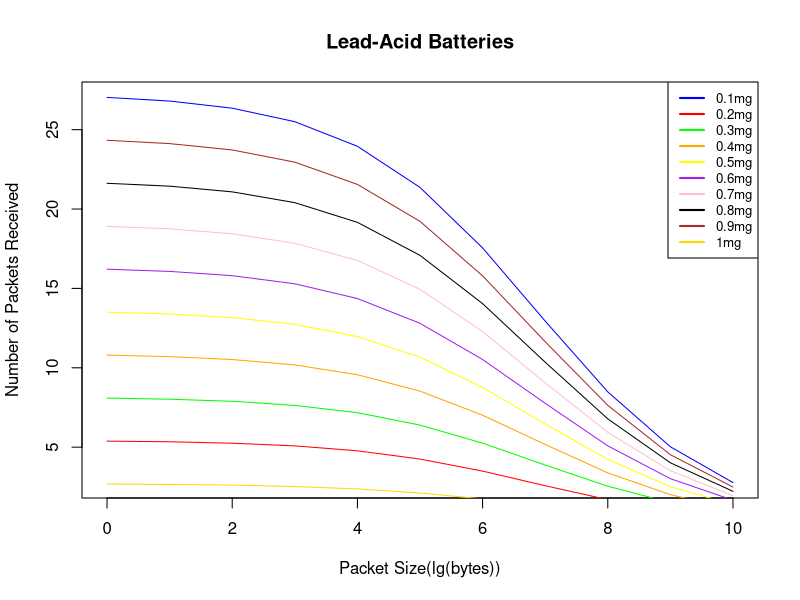
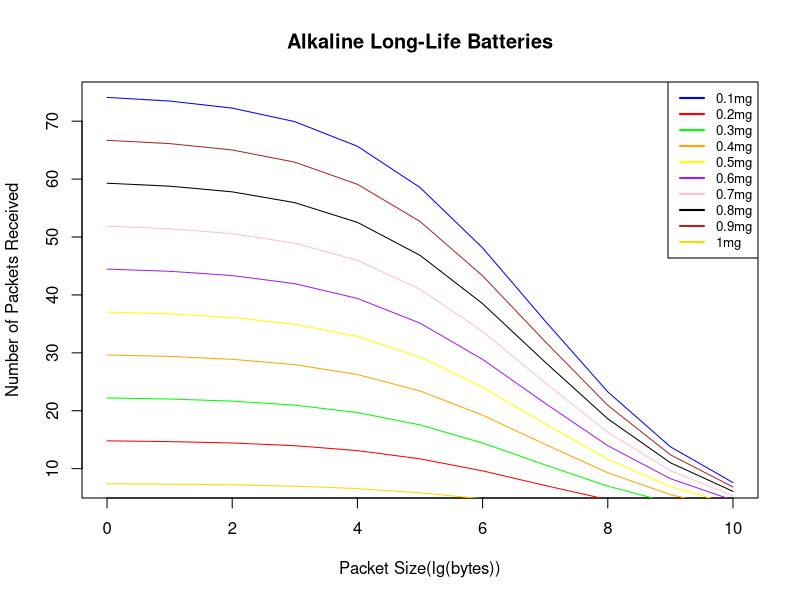
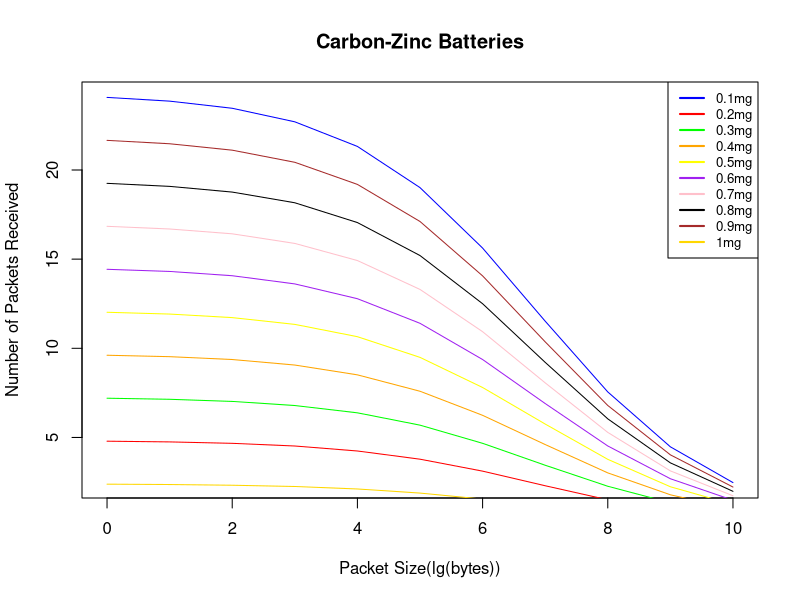
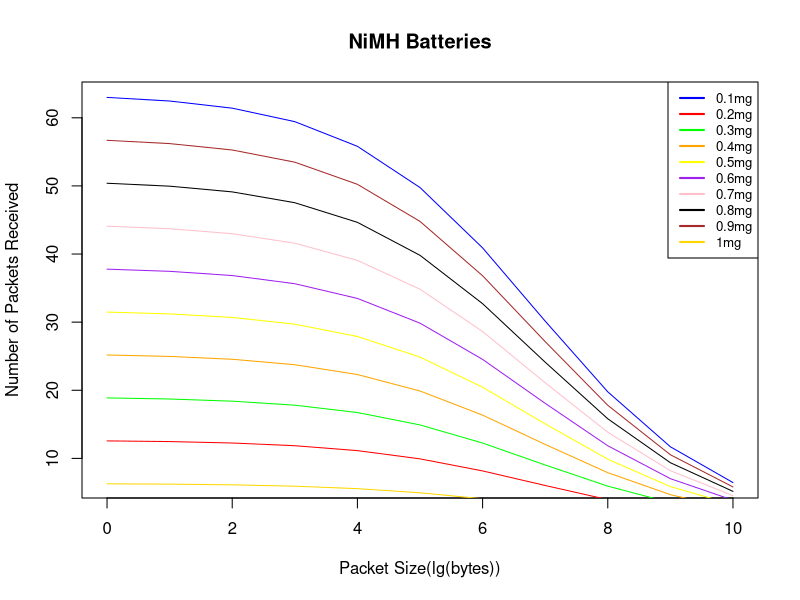
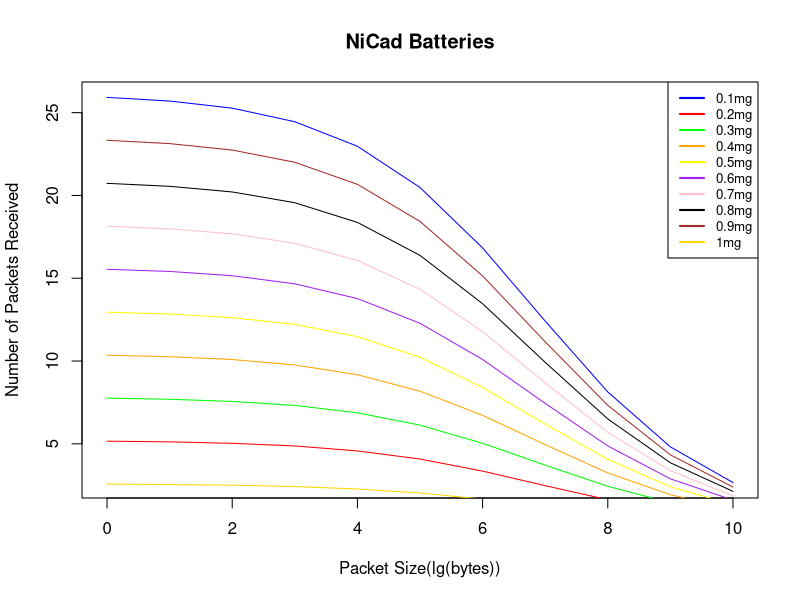
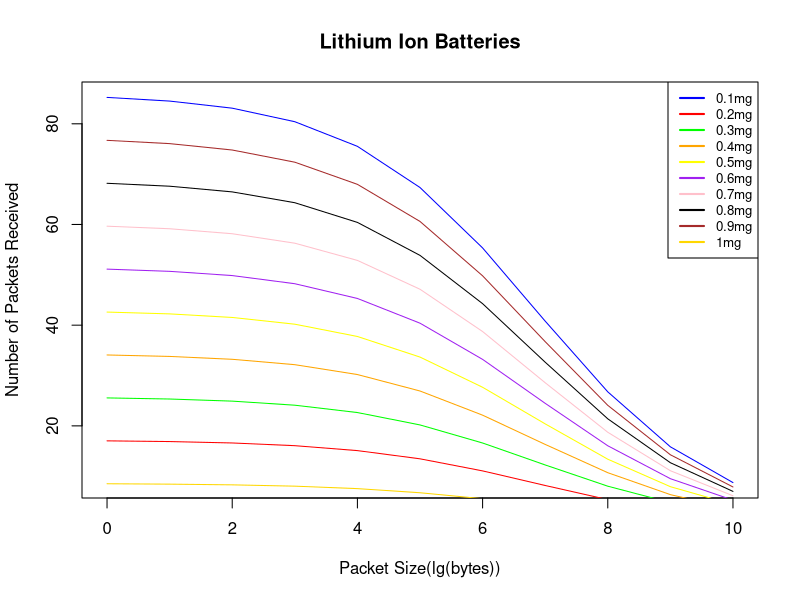
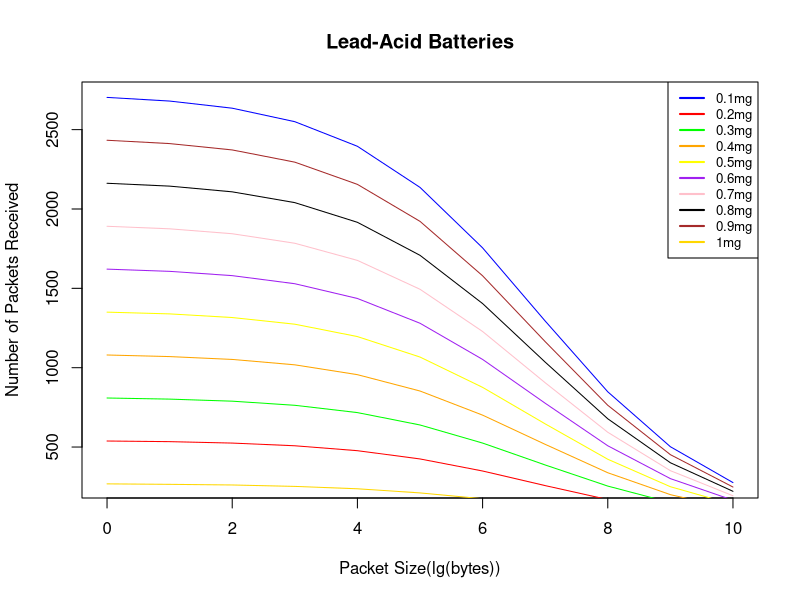
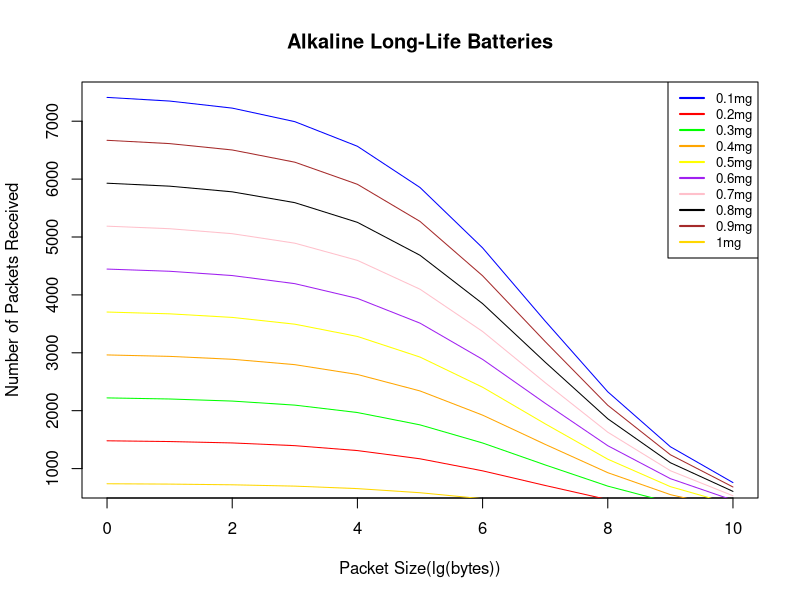

The R source for these figures, in order:

pdf("LDADFBAT.pdf")
clmns <- c("BatType","Weight","Energy","DrainTime","PktsSent","PktsSize")
df <- read.table("../../Data/PCwithVB.csv", header = FALSE, quote = "\"", sep = ",", col.names=clmns)
LeadAciddf <- df[df$BatType == 0,]
graph_cols <- c('blue','red', 'green', 'orange', 'yellow', 'purple', 'pink', 'black', 'brown','gold')
LDAdf1 <- LeadAciddf[LeadAciddf$Weight < 0.0000002, ]
LDAdf2 <- LeadAciddf[LeadAciddf$Weight < 0.0000003 & LeadAciddf$Weight > 0.0000002, ]
LDAdf3 <- LeadAciddf[LeadAciddf$Weight == 0.0000003, ]
LDAdf4 <- LeadAciddf[LeadAciddf$Weight < 0.00000049 & LeadAciddf$Weight >0.0000003 , ]
LDAdf5 <- LeadAciddf[LeadAciddf$Weight == 0.0000005, ]
LDAdf6 <- LeadAciddf[LeadAciddf$Weight == 0.0000006, ]
LDAdf7 <- LeadAciddf[LeadAciddf$Weight < 0.0000008 & LeadAciddf$Weight > 0.0000007, ]
LDAdf8 <- LeadAciddf[LeadAciddf$Weight < 0.0000009 & LeadAciddf$Weight > 0.0000008, ]
LDAdf9 <- LeadAciddf[LeadAciddf$Weight < 0.000001 & LeadAciddf$Weight > 0.0000009, ]
LDAdf10 <- LeadAciddf[LeadAciddf$Weight == 0.000001, ]
plot(x = log(LDAdf10$PktsSize)/log(2), y = LDAdf10$DrainTime, main = "Lead-Acid Batteries",xlab = "Packet Size(lg(bytes))", ylab = "Number of Packets Received", type = 'l', col = 'blue')
lines(x = log(LDAdf2$PktsSize)/log(2), y = LDAdf2$DrainTime, type = 'l', col = 'red')
lines(x = log(LDAdf3$PktsSize)/log(2), y = LDAdf3$DrainTime, type = 'l', col = 'green')
lines(x = log(LDAdf4$PktsSize)/log(2), y = LDAdf4$DrainTime, type = 'l', col = 'orange')
lines(x = log(LDAdf5$PktsSize)/log(2), y = LDAdf5$DrainTime, type = 'l', col = 'yellow')
lines(x = log(LDAdf6$PktsSize)/log(2), y = LDAdf6$DrainTime, type = 'l', col = 'purple')
lines(x = log(LDAdf7$PktsSize)/log(2), y = LDAdf7$DrainTime, type = 'l', col = 'pink')
lines(x = log(LDAdf8$PktsSize)/log(2), y = LDAdf8$DrainTime, type = 'l', col = 'black')
lines(x = log(LDAdf9$PktsSize)/log(2), y = LDAdf9$DrainTime, type = 'l', col = 'brown')
lines(x = log(LDAdf1$PktsSize)/log(2), y = LDAdf1$DrainTime, type = 'l', col = 'gold')
weights = c('0.1mg', '0.2mg', '0.3mg','0.4mg', '0.5mg', '0.6mg', '0.7mg','0.8mg', '0.9mg', '1mg')
legend("topright", weights, cex=0.8, col=graph_cols, lwd=2);
dev.off()
pdf("ALLiBAT.pdf")
ALLidf <- df[df$BatType == 1,]
ALLidf1 <- ALLidf[ALLidf$Weight < 0.0000002, ]
ALLidf2 <- ALLidf[ALLidf$Weight < 0.0000003 & ALLidf$Weight > 0.0000002, ]
ALLidf3 <- ALLidf[ALLidf$Weight == 0.0000003, ]
ALLidf4 <- ALLidf[ALLidf$Weight < 0.00000049 & ALLidf$Weight >0.0000003 , ]
ALLidf5 <- ALLidf[ALLidf$Weight == 0.0000005, ]
ALLidf6 <- ALLidf[ALLidf$Weight == 0.0000006, ]
ALLidf7 <- ALLidf[ALLidf$Weight < 0.0000008 & ALLidf$Weight > 0.0000007, ]
ALLidf8 <- ALLidf[ALLidf$Weight < 0.0000009 & ALLidf$Weight > 0.0000008, ]
ALLidf9 <- ALLidf[ALLidf$Weight < 0.000001 & ALLidf$Weight > 0.0000009, ]
ALLidf10 <- ALLidf[ALLidf$Weight == 0.000001, ]
plot(x = log(ALLidf10$PktsSize)/log(2), y = ALLidf10$DrainTime, main = "Alkaline Long-Life Batteries",xlab = "Packet Size(lg(bytes))", ylab = "Number of Packets Received", type = 'l', col = 'blue')
lines(x = log(ALLidf2$PktsSize)/log(2), y = ALLidf2$DrainTime, type = 'l', col = 'red')
lines(x = log(ALLidf3$PktsSize)/log(2), y = ALLidf3$DrainTime, type = 'l', col = 'green')
lines(x = log(ALLidf4$PktsSize)/log(2), y = ALLidf4$DrainTime, type = 'l', col = 'orange')
lines(x = log(ALLidf5$PktsSize)/log(2), y = ALLidf5$DrainTime, type = 'l', col = 'yellow')
lines(x = log(ALLidf6$PktsSize)/log(2), y = ALLidf6$DrainTime, type = 'l', col = 'purple')
lines(x = log(ALLidf7$PktsSize)/log(2), y = ALLidf7$DrainTime, type = 'l', col = 'pink')
lines(x = log(ALLidf8$PktsSize)/log(2), y = ALLidf8$DrainTime, type = 'l', col = 'black')
lines(x = log(ALLidf9$PktsSize)/log(2), y = ALLidf9$DrainTime, type = 'l', col = 'brown')
lines(x = log(ALLidf1$PktsSize)/log(2), y = ALLidf1$DrainTime, type = 'l', col = 'gold')
legend("topright", weights, cex=0.8, col=graph_cols, lwd=2);
dev.off()
pdf("CZBATnonl.pdf")
CZdf <- df[df$BatType == 2,]
CZdf1 <- CZdf[CZdf$Weight < 0.0000002, ]
CZdf2 <- CZdf[CZdf$Weight < 0.0000003 & CZdf$Weight > 0.0000002, ]
CZdf3 <- CZdf[CZdf$Weight == 0.0000003, ]
CZdf4 <- CZdf[CZdf$Weight < 0.00000049 & CZdf$Weight >0.0000003 , ]
CZdf5 <- CZdf[CZdf$Weight == 0.0000005, ]
CZdf6 <- CZdf[CZdf$Weight == 0.0000006, ]
CZdf7 <- CZdf[CZdf$Weight < 0.0000008 & CZdf$Weight > 0.0000007, ]
CZdf8 <- CZdf[CZdf$Weight < 0.0000009 & CZdf$Weight > 0.0000008, ]
CZdf9 <- CZdf[CZdf$Weight < 0.000001 & CZdf$Weight > 0.0000009, ]
CZdf10 <- CZdf[CZdf$Weight == 0.000001, ]
plot(x = log(CZdf10$PktsSize)/log(2), y = CZdf10$DrainTime, main = "Carbon-Zinc Batteries",xlab = "Packet Size(lg(bytes))", ylab = "Number of Packets Received", type = 'l', col = 'blue')
lines(x = log(CZdf2$PktsSize)/log(2), y = CZdf2$DrainTime, type = 'l', col = 'red')
lines(x = log(CZdf3$PktsSize)/log(2), y = CZdf3$DrainTime, type = 'l', col = 'green')
lines(x = log(CZdf4$PktsSize)/log(2), y = CZdf4$DrainTime, type = 'l', col = 'orange')
lines(x = log(CZdf5$PktsSize)/log(2), y = CZdf5$DrainTime, type = 'l', col = 'yellow')
lines(x = log(CZdf6$PktsSize)/log(2), y = CZdf6$DrainTime, type = 'l', col = 'purple')
lines(x = log(CZdf7$PktsSize)/log(2), y = CZdf7$DrainTime, type = 'l', col = 'pink')
lines(x = log(CZdf8$PktsSize)/log(2), y = CZdf8$DrainTime, type = 'l', col = 'black')
lines(x = log(CZdf9$PktsSize)/log(2), y = CZdf9$DrainTime, type = 'l', col = 'brown')
lines(x = log(CZdf1$PktsSize)/log(2), y = CZdf1$DrainTime, type = 'l', col = 'gold')
legend("topright", weights, cex=0.8, col=graph_cols, lwd=2);
dev.off()
pdf("NiMHBATnonl.pdf")
NiMHdf <- df[df$BatType == 3,]
NiMHdf1 <- NiMHdf[NiMHdf$Weight < 0.0000002, ]
NiMHdf2 <- NiMHdf[NiMHdf$Weight < 0.0000003 & NiMHdf$Weight > 0.0000002, ]
NiMHdf3 <- NiMHdf[NiMHdf$Weight == 0.0000003, ]
NiMHdf4 <- NiMHdf[NiMHdf$Weight < 0.00000049 & NiMHdf$Weight >0.0000003 , ]
NiMHdf5 <- NiMHdf[NiMHdf$Weight == 0.0000005, ]
NiMHdf6 <- NiMHdf[NiMHdf$Weight == 0.0000006, ]
NiMHdf7 <- NiMHdf[NiMHdf$Weight < 0.0000008 & NiMHdf$Weight > 0.0000007, ]
NiMHdf8 <- NiMHdf[NiMHdf$Weight < 0.0000009 & NiMHdf$Weight > 0.0000008, ]
NiMHdf9 <- NiMHdf[NiMHdf$Weight < 0.000001 & NiMHdf$Weight > 0.0000009, ]
NiMHdf10 <- NiMHdf[NiMHdf$Weight == 0.000001, ]
plot(x = log(NiMHdf10$PktsSize)/log(2), y = NiMHdf10$DrainTime, main = "NiMH Batteries",xlab = "Packet Size(lg(bytes))", ylab = "Number of Packets Received", type = 'l', col = 'blue')
lines(x = log(NiMHdf2$PktsSize)/log(2), y = NiMHdf2$DrainTime, type = 'l', col = 'red')
lines(x = log(NiMHdf3$PktsSize)/log(2), y = NiMHdf3$DrainTime, type = 'l', col = 'green')
lines(x = log(NiMHdf4$PktsSize)/log(2), y = NiMHdf4$DrainTime, type = 'l', col = 'orange')
lines(x = log(NiMHdf5$PktsSize)/log(2), y = NiMHdf5$DrainTime, type = 'l', col = 'yellow')
lines(x = log(NiMHdf6$PktsSize)/log(2), y = NiMHdf6$DrainTime, type = 'l', col = 'purple')
lines(x = log(NiMHdf7$PktsSize)/log(2), y = NiMHdf7$DrainTime, type = 'l', col = 'pink')
lines(x = log(NiMHdf8$PktsSize)/log(2), y = NiMHdf8$DrainTime, type = 'l', col = 'black')
lines(x = log(NiMHdf9$PktsSize)/log(2), y = NiMHdf9$DrainTime, type = 'l', col = 'brown')
lines(x = log(NiMHdf1$PktsSize)/log(2), y = NiMHdf1$DrainTime, type = 'l', col = 'gold')
legend("topright", weights, cex=0.8, col=graph_cols, lwd=2);
dev.off()
pdf("NiCadBATnonl.pdf")
NiCaddf <- df[df$BatType == 4,]
NiCaddf1 <- NiCaddf[NiCaddf$Weight < 0.0000002, ]
NiCaddf2 <- NiCaddf[NiCaddf$Weight < 0.0000003 & NiCaddf$Weight > 0.0000002, ]
NiCaddf3 <- NiCaddf[NiCaddf$Weight == 0.0000003, ]
NiCaddf4 <- NiCaddf[NiCaddf$Weight < 0.00000049 & NiCaddf$Weight >0.0000003 , ]
NiCaddf5 <- NiCaddf[NiCaddf$Weight == 0.0000005, ]
NiCaddf6 <- NiCaddf[NiCaddf$Weight == 0.0000006, ]
NiCaddf7 <- NiCaddf[NiCaddf$Weight < 0.0000008 & NiCaddf$Weight > 0.0000007, ]
NiCaddf8 <- NiCaddf[NiCaddf$Weight < 0.0000009 & NiCaddf$Weight > 0.0000008, ]
NiCaddf9 <- NiCaddf[NiCaddf$Weight < 0.000001 & NiCaddf$Weight > 0.0000009, ]
NiCaddf10 <- NiCaddf[NiCaddf$Weight == 0.000001, ]
plot(x = log(NiCaddf10$PktsSize)/log(2), y = NiCaddf10$DrainTime, main = "NiCad Batteries",xlab = "Packet Size(lg(bytes))", ylab = "Number of Packets Received", type = 'l', col = 'blue')
lines(x = log(NiCaddf2$PktsSize)/log(2), y = NiCaddf2$DrainTime, type = 'l', col = 'red')
lines(x = log(NiCaddf3$PktsSize)/log(2), y = NiCaddf3$DrainTime, type = 'l', col = 'green')
lines(x = log(NiCaddf4$PktsSize)/log(2), y = NiCaddf4$DrainTime, type = 'l', col = 'orange')
lines(x = log(NiCaddf5$PktsSize)/log(2), y = NiCaddf5$DrainTime, type = 'l', col = 'yellow')
lines(x = log(NiCaddf6$PktsSize)/log(2), y = NiCaddf6$DrainTime, type = 'l', col = 'purple')
lines(x = log(NiCaddf7$PktsSize)/log(2), y = NiCaddf7$DrainTime, type = 'l', col = 'pink')
lines(x = log(NiCaddf8$PktsSize)/log(2), y = NiCaddf8$DrainTime, type = 'l', col = 'black')
lines(x = log(NiCaddf9$PktsSize)/log(2), y = NiCaddf9$DrainTime, type = 'l', col = 'brown')
lines(x = log(NiCaddf1$PktsSize)/log(2), y = NiCaddf1$DrainTime, type = 'l', col = 'gold')
legend("topright", weights, cex=0.8, col=graph_cols, lwd=2);
dev.off()
pdf("LiIonBATnonl.pdf")
LiIondf <- df[df$BatType == 5,]
LiIondf1 <- LiIondf[LiIondf$Weight < 0.0000002, ]
LiIondf2 <- LiIondf[LiIondf$Weight < 0.0000003 & LiIondf$Weight > 0.0000002, ]
LiIondf3 <- LiIondf[LiIondf$Weight == 0.0000003, ]
LiIondf4 <- LiIondf[LiIondf$Weight < 0.00000049 & LiIondf$Weight >0.0000003 , ]
LiIondf5 <- LiIondf[LiIondf$Weight == 0.0000005, ]
LiIondf6 <- LiIondf[LiIondf$Weight == 0.0000006, ]
LiIondf7 <- LiIondf[LiIondf$Weight < 0.0000008 & LiIondf$Weight > 0.0000007, ]
LiIondf8 <- LiIondf[LiIondf$Weight < 0.0000009 & LiIondf$Weight > 0.0000008, ]
LiIondf9 <- LiIondf[LiIondf$Weight < 0.000001 & LiIondf$Weight > 0.0000009, ]
LiIondf10 <- LiIondf[LiIondf$Weight == 0.000001, ]
plot(x = log(LiIondf10$PktsSize)/log(2), y = LiIondf10$DrainTime, main = "Lithium Ion Batteries",xlab = "Packet Size(lg(bytes))", ylab = "Number of Packets Received", type = 'l', col = 'blue')
lines(x = log(LiIondf2$PktsSize)/log(2), y = LiIondf2$DrainTime, type = 'l', col = 'red')
lines(x = log(LiIondf3$PktsSize)/log(2), y = LiIondf3$DrainTime, type = 'l', col = 'green')
lines(x = log(LiIondf4$PktsSize)/log(2), y = LiIondf4$DrainTime, type = 'l', col = 'orange')
lines(x = log(LiIondf5$PktsSize)/log(2), y = LiIondf5$DrainTime, type = 'l', col = 'yellow')
lines(x = log(LiIondf6$PktsSize)/log(2), y = LiIondf6$DrainTime, type = 'l', col = 'purple')
lines(x = log(LiIondf7$PktsSize)/log(2), y = LiIondf7$DrainTime, type = 'l', col = 'pink')
lines(x = log(LiIondf8$PktsSize)/log(2), y = LiIondf8$DrainTime, type = 'l', col = 'black')
lines(x = log(LiIondf9$PktsSize)/log(2), y = LiIondf9$DrainTime, type = 'l', col = 'brown')
lines(x = log(LiIondf1$PktsSize)/log(2), y = LiIondf1$DrainTime, type = 'l', col = 'gold')
legend("topright", weights, cex=0.8, col=graph_cols, lwd=2);
dev.off()

pdf("LDADFBATpktnonl.pdf")
clmns <- c("BatType","Weight","Energy","DrainTime","PktsSent","PktsSize")
df <- read.table("../../Data/PCwithVB.csv", header = FALSE, quote = "\"", sep = ",", col.names=clmns)
LeadAciddf <- df[df$BatType == 0,]
graph_cols <- c('blue','red', 'green', 'orange', 'yellow', 'purple', 'pink', 'black', 'brown','gold')
LDAdf1 <- LeadAciddf[LeadAciddf$Weight < 0.0000002, ]
LDAdf2 <- LeadAciddf[LeadAciddf$Weight < 0.0000003 & LeadAciddf$Weight > 0.0000002, ]
LDAdf3 <- LeadAciddf[LeadAciddf$Weight == 0.0000003, ]
LDAdf4 <- LeadAciddf[LeadAciddf$Weight < 0.00000049 & LeadAciddf$Weight >0.0000003 , ]
LDAdf5 <- LeadAciddf[LeadAciddf$Weight == 0.0000005, ]
LDAdf6 <- LeadAciddf[LeadAciddf$Weight == 0.0000006, ]
LDAdf7 <- LeadAciddf[LeadAciddf$Weight < 0.0000008 & LeadAciddf$Weight > 0.0000007, ]
LDAdf8 <- LeadAciddf[LeadAciddf$Weight < 0.0000009 & LeadAciddf$Weight > 0.0000008, ]
LDAdf9 <- LeadAciddf[LeadAciddf$Weight < 0.000001 & LeadAciddf$Weight > 0.0000009, ]
LDAdf10 <- LeadAciddf[LeadAciddf$Weight == 0.000001, ]
plot(x = log(LDAdf10$PktsSize)/log(2), y = LDAdf10$PktsSent, main = "Lead-Acid Batteries",xlab = "Packet Size(lg(bytes))", ylab = "Number of Packets Received", type = 'l', col = 'blue')
lines(x = log(LDAdf2$PktsSize)/log(2), y = LDAdf2$PktsSent, type = 'l', col = 'red')
lines(x = log(LDAdf3$PktsSize)/log(2), y = LDAdf3$PktsSent, type = 'l', col = 'green')
lines(x = log(LDAdf4$PktsSize)/log(2), y = LDAdf4$PktsSent, type = 'l', col = 'orange')
lines(x = log(LDAdf5$PktsSize)/log(2), y = LDAdf5$PktsSent, type = 'l', col = 'yellow')
lines(x = log(LDAdf6$PktsSize)/log(2), y = LDAdf6$PktsSent, type = 'l', col = 'purple')
lines(x = log(LDAdf7$PktsSize)/log(2), y = LDAdf7$PktsSent, type = 'l', col = 'pink')
lines(x = log(LDAdf8$PktsSize)/log(2), y = LDAdf8$PktsSent, type = 'l', col = 'black')
lines(x = log(LDAdf9$PktsSize)/log(2), y = LDAdf9$PktsSent, type = 'l', col = 'brown')
lines(x = log(LDAdf1$PktsSize)/log(2), y = LDAdf1$PktsSent, type = 'l', col = 'gold')
weights = c('0.1mg', '0.2mg', '0.3mg','0.4mg', '0.5mg', '0.6mg', '0.7mg','0.8mg', '0.9mg', '1mg')
legend("topright", weights, cex=0.8, col=graph_cols, lwd=2);
dev.off()
pdf("ALLiBATpktnonl.pdf")
ALLidf <- df[df$BatType == 1,]
ALLidf1 <- ALLidf[ALLidf$Weight < 0.0000002, ]
ALLidf2 <- ALLidf[ALLidf$Weight < 0.0000003 & ALLidf$Weight > 0.0000002, ]
ALLidf3 <- ALLidf[ALLidf$Weight == 0.0000003, ]
ALLidf4 <- ALLidf[ALLidf$Weight < 0.00000049 & ALLidf$Weight >0.0000003 , ]
ALLidf5 <- ALLidf[ALLidf$Weight == 0.0000005, ]
ALLidf6 <- ALLidf[ALLidf$Weight == 0.0000006, ]
ALLidf7 <- ALLidf[ALLidf$Weight < 0.0000008 & ALLidf$Weight > 0.0000007, ]
ALLidf8 <- ALLidf[ALLidf$Weight < 0.0000009 & ALLidf$Weight > 0.0000008, ]
ALLidf9 <- ALLidf[ALLidf$Weight < 0.000001 & ALLidf$Weight > 0.0000009, ]
ALLidf10 <- ALLidf[ALLidf$Weight == 0.000001, ]
plot(x = log(ALLidf10$PktsSize)/log(2), y = ALLidf10$PktsSent, main = "Alkaline Long-Life Batteries",xlab = "Packet Size(lg(bytes))", ylab = "Number of Packets Received", type = 'l', col = 'blue')
lines(x = log(ALLidf2$PktsSize)/log(2), y = ALLidf2$PktsSent, type = 'l', col = 'red')
lines(x = log(ALLidf3$PktsSize)/log(2), y = ALLidf3$PktsSent, type = 'l', col = 'green')
lines(x = log(ALLidf4$PktsSize)/log(2), y = ALLidf4$PktsSent, type = 'l', col = 'orange')
lines(x = log(ALLidf5$PktsSize)/log(2), y = ALLidf5$PktsSent, type = 'l', col = 'yellow')
lines(x = log(ALLidf6$PktsSize)/log(2), y = ALLidf6$PktsSent, type = 'l', col = 'purple')
lines(x = log(ALLidf7$PktsSize)/log(2), y = ALLidf7$PktsSent, type = 'l', col = 'pink')
lines(x = log(ALLidf8$PktsSize)/log(2), y = ALLidf8$PktsSent, type = 'l', col = 'black')
lines(x = log(ALLidf9$PktsSize)/log(2), y = ALLidf9$PktsSent, type = 'l', col = 'brown')
lines(x = log(ALLidf1$PktsSize)/log(2), y = ALLidf1$PktsSent, type = 'l', col = 'gold')
legend("topright", weights, cex=0.8, col=graph_cols, lwd=2);
dev.off()
pdf("CZBATpktnonl.pdf")
CZdf <- df[df$BatType == 2,]
CZdf1 <- CZdf[CZdf$Weight < 0.0000002, ]
CZdf2 <- CZdf[CZdf$Weight < 0.0000003 & CZdf$Weight > 0.0000002, ]
CZdf3 <- CZdf[CZdf$Weight == 0.0000003, ]
CZdf4 <- CZdf[CZdf$Weight < 0.00000049 & CZdf$Weight >0.0000003 , ]
CZdf5 <- CZdf[CZdf$Weight == 0.0000005, ]
CZdf6 <- CZdf[CZdf$Weight == 0.0000006, ]
CZdf7 <- CZdf[CZdf$Weight < 0.0000008 & CZdf$Weight > 0.0000007, ]
CZdf8 <- CZdf[CZdf$Weight < 0.0000009 & CZdf$Weight > 0.0000008, ]
CZdf9 <- CZdf[CZdf$Weight < 0.000001 & CZdf$Weight > 0.0000009, ]
CZdf10 <- CZdf[CZdf$Weight == 0.000001, ]
plot(x = log(CZdf10$PktsSize)/log(2), y = CZdf10$PktsSent, main = "Carbon-Zinc Batteries",xlab = "Packet Size(lg(bytes))", ylab = "Number of Packets Received", type = 'l', col = 'blue')
lines(x = log(CZdf2$PktsSize)/log(2), y = CZdf2$PktsSent, type = 'l', col = 'red')
lines(x = log(CZdf3$PktsSize)/log(2), y = CZdf3$PktsSent, type = 'l', col = 'green')
lines(x = log(CZdf4$PktsSize)/log(2), y = CZdf4$PktsSent, type = 'l', col = 'orange')
lines(x = log(CZdf5$PktsSize)/log(2), y = CZdf5$PktsSent, type = 'l', col = 'yellow')
lines(x = log(CZdf6$PktsSize)/log(2), y = CZdf6$PktsSent, type = 'l', col = 'purple')
lines(x = log(CZdf7$PktsSize)/log(2), y = CZdf7$PktsSent, type = 'l', col = 'pink')
lines(x = log(CZdf8$PktsSize)/log(2), y = CZdf8$PktsSent, type = 'l', col = 'black')
lines(x = log(CZdf9$PktsSize)/log(2), y = CZdf9$PktsSent, type = 'l', col = 'brown')
lines(x = log(CZdf1$PktsSize)/log(2), y = CZdf1$PktsSent, type = 'l', col = 'gold')
legend("topright", weights, cex=0.8, col=graph_cols, lwd=2);
dev.off()
pdf("NiMHBATpktnonl.pdf")
NiMHdf <- df[df$BatType == 3,]
NiMHdf1 <- NiMHdf[NiMHdf$Weight < 0.0000002, ]
NiMHdf2 <- NiMHdf[NiMHdf$Weight < 0.0000003 & NiMHdf$Weight > 0.0000002, ]
NiMHdf3 <- NiMHdf[NiMHdf$Weight == 0.0000003, ]
NiMHdf4 <- NiMHdf[NiMHdf$Weight < 0.00000049 & NiMHdf$Weight >0.0000003 , ]
NiMHdf5 <- NiMHdf[NiMHdf$Weight == 0.0000005, ]
NiMHdf6 <- NiMHdf[NiMHdf$Weight == 0.0000006, ]
NiMHdf7 <- NiMHdf[NiMHdf$Weight < 0.0000008 & NiMHdf$Weight > 0.0000007, ]
NiMHdf8 <- NiMHdf[NiMHdf$Weight < 0.0000009 & NiMHdf$Weight > 0.0000008, ]
NiMHdf9 <- NiMHdf[NiMHdf$Weight < 0.000001 & NiMHdf$Weight > 0.0000009, ]
NiMHdf10 <- NiMHdf[NiMHdf$Weight == 0.000001, ]
plot(x = log(NiMHdf10$PktsSize)/log(2), y = NiMHdf10$PktsSent, main = "NiMH Batteries",xlab = "Packet Size(lg(bytes))", ylab = "Number of Packets Received", type = 'l', col = 'blue')
lines(x = log(NiMHdf2$PktsSize)/log(2), y = NiMHdf2$PktsSent, type = 'l', col = 'red')
lines(x = log(NiMHdf3$PktsSize)/log(2), y = NiMHdf3$PktsSent, type = 'l', col = 'green')
lines(x = log(NiMHdf4$PktsSize)/log(2), y = NiMHdf4$PktsSent, type = 'l', col = 'orange')
lines(x = log(NiMHdf5$PktsSize)/log(2), y = NiMHdf5$PktsSent, type = 'l', col = 'yellow')
lines(x = log(NiMHdf6$PktsSize)/log(2), y = NiMHdf6$PktsSent, type = 'l', col = 'purple')
lines(x = log(NiMHdf7$PktsSize)/log(2), y = NiMHdf7$PktsSent, type = 'l', col = 'pink')
lines(x = log(NiMHdf8$PktsSize)/log(2), y = NiMHdf8$PktsSent, type = 'l', col = 'black')
lines(x = log(NiMHdf9$PktsSize)/log(2), y = NiMHdf9$PktsSent, type = 'l', col = 'brown')
lines(x = log(NiMHdf1$PktsSize)/log(2), y = NiMHdf1$PktsSent, type = 'l', col = 'gold')
legend("topright", weights, cex=0.8, col=graph_cols, lwd=2);
dev.off()
pdf("NiCadBATpktnonl.pdf")
NiCaddf <- df[df$BatType == 4,]
NiCaddf1 <- NiCaddf[NiCaddf$Weight < 0.0000002, ]
NiCaddf2 <- NiCaddf[NiCaddf$Weight < 0.0000003 & NiCaddf$Weight > 0.0000002, ]
NiCaddf3 <- NiCaddf[NiCaddf$Weight == 0.0000003, ]
NiCaddf4 <- NiCaddf[NiCaddf$Weight < 0.00000049 & NiCaddf$Weight >0.0000003 , ]
NiCaddf5 <- NiCaddf[NiCaddf$Weight == 0.0000005, ]
NiCaddf6 <- NiCaddf[NiCaddf$Weight == 0.0000006, ]
NiCaddf7 <- NiCaddf[NiCaddf$Weight < 0.0000008 & NiCaddf$Weight > 0.0000007, ]
NiCaddf8 <- NiCaddf[NiCaddf$Weight < 0.0000009 & NiCaddf$Weight > 0.0000008, ]
NiCaddf9 <- NiCaddf[NiCaddf$Weight < 0.000001 & NiCaddf$Weight > 0.0000009, ]
NiCaddf10 <- NiCaddf[NiCaddf$Weight == 0.000001, ]
plot(x = log(NiCaddf10$PktsSize)/log(2), y = NiCaddf10$PktsSent, main = "NiCad Batteries",xlab = "Packet Size(lg(bytes))", ylab = "Number of Packets Received", type = 'l', col = 'blue')
lines(x = log(NiCaddf2$PktsSize)/log(2), y = NiCaddf2$PktsSent, type = 'l', col = 'red')
lines(x = log(NiCaddf3$PktsSize)/log(2), y = NiCaddf3$PktsSent, type = 'l', col = 'green')
lines(x = log(NiCaddf4$PktsSize)/log(2), y = NiCaddf4$PktsSent, type = 'l', col = 'orange')
lines(x = log(NiCaddf5$PktsSize)/log(2), y = NiCaddf5$PktsSent, type = 'l', col = 'yellow')
lines(x = log(NiCaddf6$PktsSize)/log(2), y = NiCaddf6$PktsSent, type = 'l', col = 'purple')
lines(x = log(NiCaddf7$PktsSize)/log(2), y = NiCaddf7$PktsSent, type = 'l', col = 'pink')
lines(x = log(NiCaddf8$PktsSize)/log(2), y = NiCaddf8$PktsSent, type = 'l', col = 'black')
lines(x = log(NiCaddf9$PktsSize)/log(2), y = NiCaddf9$PktsSent, type = 'l', col = 'brown')
lines(x = log(NiCaddf1$PktsSize)/log(2), y = NiCaddf1$PktsSent, type = 'l', col = 'gold')
legend("topright", weights, cex=0.8, col=graph_cols, lwd=2);
dev.off()
pdf("LiIonBATpktnonl.pdf")
LiIondf <- df[df$BatType == 5,]
LiIondf1 <- LiIondf[LiIondf$Weight < 0.0000002, ]
LiIondf2 <- LiIondf[LiIondf$Weight < 0.0000003 & LiIondf$Weight > 0.0000002, ]
LiIondf3 <- LiIondf[LiIondf$Weight == 0.0000003, ]
LiIondf4 <- LiIondf[LiIondf$Weight < 0.00000049 & LiIondf$Weight >0.0000003 , ]
LiIondf5 <- LiIondf[LiIondf$Weight == 0.0000005, ]
LiIondf6 <- LiIondf[LiIondf$Weight == 0.0000006, ]
LiIondf7 <- LiIondf[LiIondf$Weight < 0.0000008 & LiIondf$Weight > 0.0000007, ]
LiIondf8 <- LiIondf[LiIondf$Weight < 0.0000009 & LiIondf$Weight > 0.0000008, ]
LiIondf9 <- LiIondf[LiIondf$Weight < 0.000001 & LiIondf$Weight > 0.0000009, ]
LiIondf10 <- LiIondf[LiIondf$Weight == 0.000001, ]
plot(x = log(LiIondf10$PktsSize)/log(2), y = LiIondf10$PktsSent, main = "Lithium Ion Batteries",xlab = "Packet Size(lg(bytes))", ylab = "Number of Packets Received", type = 'l', col = 'blue')
lines(x = log(LiIondf2$PktsSize)/log(2), y = LiIondf2$PktsSent, type = 'l', col = 'red')
lines(x = log(LiIondf3$PktsSize)/log(2), y = LiIondf3$PktsSent, type = 'l', col = 'green')
lines(x = log(LiIondf4$PktsSize)/log(2), y = LiIondf4$PktsSent, type = 'l', col = 'orange')
lines(x = log(LiIondf5$PktsSize)/log(2), y = LiIondf5$PktsSent, type = 'l', col = 'yellow')
lines(x = log(LiIondf6$PktsSize)/log(2), y = LiIondf6$PktsSent, type = 'l', col = 'purple')
lines(x = log(LiIondf7$PktsSize)/log(2), y = LiIondf7$PktsSent, type = 'l', col = 'pink')
lines(x = log(LiIondf8$PktsSize)/log(2), y = LiIondf8$PktsSent, type = 'l', col = 'black')
lines(x = log(LiIondf9$PktsSize)/log(2), y = LiIondf9$PktsSent, type = 'l', col = 'brown')
lines(x = log(LiIondf1$PktsSize)/log(2), y = LiIondf1$PktsSent, type = 'l', col = 'gold')
legend("topright", weights, cex=0.8, col=graph_cols, lwd=2);
dev.off()


pdf("LDADFBATnonl.pdf")
clmns <- c("BatType","Weight","Energy","DrainTime","PktsSent","PktsSize")
df <- read.table("../../Data/PCwithVB.csv", header = FALSE, quote = "\"", sep = ",", col.names=clmns)
LeadAciddf <- df[df$BatType == 0,]
graph_cols <- c('blue','red', 'green', 'orange', 'yellow', 'purple', 'pink', 'black', 'brown','gold')
LDAdf1 <- LeadAciddf[LeadAciddf$Weight < 0.0000002, ]
LDAdf2 <- LeadAciddf[LeadAciddf$Weight < 0.0000003 & LeadAciddf$Weight > 0.0000002, ]
LDAdf3 <- LeadAciddf[LeadAciddf$Weight == 0.0000003, ]
LDAdf4 <- LeadAciddf[LeadAciddf$Weight < 0.00000049 & LeadAciddf$Weight >0.0000003 , ]
LDAdf5 <- LeadAciddf[LeadAciddf$Weight == 0.0000005, ]
LDAdf6 <- LeadAciddf[LeadAciddf$Weight == 0.0000006, ]
LDAdf7 <- LeadAciddf[LeadAciddf$Weight < 0.0000008 & LeadAciddf$Weight > 0.0000007, ]
LDAdf8 <- LeadAciddf[LeadAciddf$Weight < 0.0000009 & LeadAciddf$Weight > 0.0000008, ]
LDAdf9 <- LeadAciddf[LeadAciddf$Weight < 0.000001 & LeadAciddf$Weight > 0.0000009, ]
LDAdf10 <- LeadAciddf[LeadAciddf$Weight == 0.000001, ]
plot(x = LDAdf10$PktsSize, y = LDAdf10$DrainTime, main = "Lead-Acid Batteries",xlab = "Packet Size(lg(bytes))", ylab = "Number of Packets Received", type = 'l', col = 'blue')
lines(x = LDAdf2$PktsSize, y = LDAdf2$DrainTime, type = 'l', col = 'red')
lines(x = LDAdf3$PktsSize, y = LDAdf3$DrainTime, type = 'l', col = 'green')
lines(x = LDAdf4$PktsSize, y = LDAdf4$DrainTime, type = 'l', col = 'orange')
lines(x = LDAdf5$PktsSize, y = LDAdf5$DrainTime, type = 'l', col = 'yellow')
lines(x = LDAdf6$PktsSize, y = LDAdf6$DrainTime, type = 'l', col = 'purple')
lines(x = LDAdf7$PktsSize, y = LDAdf7$DrainTime, type = 'l', col = 'pink')
lines(x = LDAdf8$PktsSize, y = LDAdf8$DrainTime, type = 'l', col = 'black')
lines(x = LDAdf9$PktsSize, y = LDAdf9$DrainTime, type = 'l', col = 'brown')
lines(x = LDAdf1$PktsSize, y = LDAdf1$DrainTime, type = 'l', col = 'gold')
weights = c('0.1mg', '0.2mg', '0.3mg','0.4mg', '0.5mg', '0.6mg', '0.7mg','0.8mg', '0.9mg', '1mg')
legend("topright", weights, cex=0.8, col=graph_cols, lwd=2);
dev.off()
pdf("ALLiBATnonl.pdf")
ALLidf <- df[df$BatType == 1,]
ALLidf1 <- ALLidf[ALLidf$Weight < 0.0000002, ]
ALLidf2 <- ALLidf[ALLidf$Weight < 0.0000003 & ALLidf$Weight > 0.0000002, ]
ALLidf3 <- ALLidf[ALLidf$Weight == 0.0000003, ]
ALLidf4 <- ALLidf[ALLidf$Weight < 0.00000049 & ALLidf$Weight >0.0000003 , ]
ALLidf5 <- ALLidf[ALLidf$Weight == 0.0000005, ]
ALLidf6 <- ALLidf[ALLidf$Weight == 0.0000006, ]
ALLidf7 <- ALLidf[ALLidf$Weight < 0.0000008 & ALLidf$Weight > 0.0000007, ]
ALLidf8 <- ALLidf[ALLidf$Weight < 0.0000009 & ALLidf$Weight > 0.0000008, ]
ALLidf9 <- ALLidf[ALLidf$Weight < 0.000001 & ALLidf$Weight > 0.0000009, ]
ALLidf10 <- ALLidf[ALLidf$Weight == 0.000001, ]
plot(x = ALLidf10$PktsSize, y = ALLidf10$DrainTime, main = "Alkaline Long-Life Batteries",xlab = "Packet Size(lg(bytes))", ylab = "Number of Packets Received", type = 'l', col = 'blue')
lines(x = ALLidf2$PktsSize, y = ALLidf2$DrainTime, type = 'l', col = 'red')
lines(x = ALLidf3$PktsSize, y = ALLidf3$DrainTime, type = 'l', col = 'green')
lines(x = ALLidf4$PktsSize, y = ALLidf4$DrainTime, type = 'l', col = 'orange')
lines(x = ALLidf5$PktsSize, y = ALLidf5$DrainTime, type = 'l', col = 'yellow')
lines(x = ALLidf6$PktsSize, y = ALLidf6$DrainTime, type = 'l', col = 'purple')
lines(x = ALLidf7$PktsSize, y = ALLidf7$DrainTime, type = 'l', col = 'pink')
lines(x = ALLidf8$PktsSize, y = ALLidf8$DrainTime, type = 'l', col = 'black')
lines(x = ALLidf9$PktsSize, y = ALLidf9$DrainTime, type = 'l', col = 'brown')
lines(x = ALLidf1$PktsSize, y = ALLidf1$DrainTime, type = 'l', col = 'gold')
legend("topright", weights, cex=0.8, col=graph_cols, lwd=2);
dev.off()
pdf("CZBATnonl.pdf")
CZdf <- df[df$BatType == 2,]
CZdf1 <- CZdf[CZdf$Weight < 0.0000002, ]
CZdf2 <- CZdf[CZdf$Weight < 0.0000003 & CZdf$Weight > 0.0000002, ]
CZdf3 <- CZdf[CZdf$Weight == 0.0000003, ]
CZdf4 <- CZdf[CZdf$Weight < 0.00000049 & CZdf$Weight >0.0000003 , ]
CZdf5 <- CZdf[CZdf$Weight == 0.0000005, ]
CZdf6 <- CZdf[CZdf$Weight == 0.0000006, ]
CZdf7 <- CZdf[CZdf$Weight < 0.0000008 & CZdf$Weight > 0.0000007, ]
CZdf8 <- CZdf[CZdf$Weight < 0.0000009 & CZdf$Weight > 0.0000008, ]
CZdf9 <- CZdf[CZdf$Weight < 0.000001 & CZdf$Weight > 0.0000009, ]
CZdf10 <- CZdf[CZdf$Weight == 0.000001, ]
plot(x = CZdf10$PktsSize, y = CZdf10$DrainTime, main = "Carbon-Zinc Batteries",xlab = "Packet Size(lg(bytes))", ylab = "Number of Packets Received", type = 'l', col = 'blue')
lines(x = CZdf2$PktsSize, y = CZdf2$DrainTime, type = 'l', col = 'red')
lines(x = CZdf3$PktsSize, y = CZdf3$DrainTime, type = 'l', col = 'green')
lines(x = CZdf4$PktsSize, y = CZdf4$DrainTime, type = 'l', col = 'orange')
lines(x = CZdf5$PktsSize, y = CZdf5$DrainTime, type = 'l', col = 'yellow')
lines(x = CZdf6$PktsSize, y = CZdf6$DrainTime, type = 'l', col = 'purple')
lines(x = CZdf7$PktsSize, y = CZdf7$DrainTime, type = 'l', col = 'pink')
lines(x = CZdf8$PktsSize, y = CZdf8$DrainTime, type = 'l', col = 'black')
lines(x = CZdf9$PktsSize, y = CZdf9$DrainTime, type = 'l', col = 'brown')
lines(x = CZdf1$PktsSize, y = CZdf1$DrainTime, type = 'l', col = 'gold')
legend("topright", weights, cex=0.8, col=graph_cols, lwd=2);
dev.off()
pdf("NiMHBATnonl.pdf")
NiMHdf <- df[df$BatType == 3,]
NiMHdf1 <- NiMHdf[NiMHdf$Weight < 0.0000002, ]
NiMHdf2 <- NiMHdf[NiMHdf$Weight < 0.0000003 & NiMHdf$Weight > 0.0000002, ]
NiMHdf3 <- NiMHdf[NiMHdf$Weight == 0.0000003, ]
NiMHdf4 <- NiMHdf[NiMHdf$Weight < 0.00000049 & NiMHdf$Weight >0.0000003 , ]
NiMHdf5 <- NiMHdf[NiMHdf$Weight == 0.0000005, ]
NiMHdf6 <- NiMHdf[NiMHdf$Weight == 0.0000006, ]
NiMHdf7 <- NiMHdf[NiMHdf$Weight < 0.0000008 & NiMHdf$Weight > 0.0000007, ]
NiMHdf8 <- NiMHdf[NiMHdf$Weight < 0.0000009 & NiMHdf$Weight > 0.0000008, ]
NiMHdf9 <- NiMHdf[NiMHdf$Weight < 0.000001 & NiMHdf$Weight > 0.0000009, ]
NiMHdf10 <- NiMHdf[NiMHdf$Weight == 0.000001, ]
plot(x = NiMHdf10$PktsSize, y = NiMHdf10$DrainTime, main = "NiMH Batteries",xlab = "Packet Size(lg(bytes))", ylab = "Number of Packets Received", type = 'l', col = 'blue')
lines(x = NiMHdf2$PktsSize, y = NiMHdf2$DrainTime, type = 'l', col = 'red')
lines(x = NiMHdf3$PktsSize, y = NiMHdf3$DrainTime, type = 'l', col = 'green')
lines(x = NiMHdf4$PktsSize, y = NiMHdf4$DrainTime, type = 'l', col = 'orange')
lines(x = NiMHdf5$PktsSize, y = NiMHdf5$DrainTime, type = 'l', col = 'yellow')
lines(x = NiMHdf6$PktsSize, y = NiMHdf6$DrainTime, type = 'l', col = 'purple')
lines(x = NiMHdf7$PktsSize, y = NiMHdf7$DrainTime, type = 'l', col = 'pink')
lines(x = NiMHdf8$PktsSize, y = NiMHdf8$DrainTime, type = 'l', col = 'black')
lines(x = NiMHdf9$PktsSize, y = NiMHdf9$DrainTime, type = 'l', col = 'brown')
lines(x = NiMHdf1$PktsSize, y = NiMHdf1$DrainTime, type = 'l', col = 'gold')
legend("topright", weights, cex=0.8, col=graph_cols, lwd=2);
dev.off()
pdf("NiCadBATnonl.pdf")
NiCaddf <- df[df$BatType == 4,]
NiCaddf1 <- NiCaddf[NiCaddf$Weight < 0.0000002, ]
NiCaddf2 <- NiCaddf[NiCaddf$Weight < 0.0000003 & NiCaddf$Weight > 0.0000002, ]
NiCaddf3 <- NiCaddf[NiCaddf$Weight == 0.0000003, ]
NiCaddf4 <- NiCaddf[NiCaddf$Weight < 0.00000049 & NiCaddf$Weight >0.0000003 , ]
NiCaddf5 <- NiCaddf[NiCaddf$Weight == 0.0000005, ]
NiCaddf6 <- NiCaddf[NiCaddf$Weight == 0.0000006, ]
NiCaddf7 <- NiCaddf[NiCaddf$Weight < 0.0000008 & NiCaddf$Weight > 0.0000007, ]
NiCaddf8 <- NiCaddf[NiCaddf$Weight < 0.0000009 & NiCaddf$Weight > 0.0000008, ]
NiCaddf9 <- NiCaddf[NiCaddf$Weight < 0.000001 & NiCaddf$Weight > 0.0000009, ]
NiCaddf10 <- NiCaddf[NiCaddf$Weight == 0.000001, ]
plot(x = NiCaddf10$PktsSize, y = NiCaddf10$DrainTime, main = "NiCad Batteries",xlab = "Packet Size(lg(bytes))", ylab = "Number of Packets Received", type = 'l', col = 'blue')
lines(x = NiCaddf2$PktsSize, y = NiCaddf2$DrainTime, type = 'l', col = 'red')
lines(x = NiCaddf3$PktsSize, y = NiCaddf3$DrainTime, type = 'l', col = 'green')
lines(x = NiCaddf4$PktsSize, y = NiCaddf4$DrainTime, type = 'l', col = 'orange')
lines(x = NiCaddf5$PktsSize, y = NiCaddf5$DrainTime, type = 'l', col = 'yellow')
lines(x = NiCaddf6$PktsSize, y = NiCaddf6$DrainTime, type = 'l', col = 'purple')
lines(x = NiCaddf7$PktsSize, y = NiCaddf7$DrainTime, type = 'l', col = 'pink')
lines(x = NiCaddf8$PktsSize, y = NiCaddf8$DrainTime, type = 'l', col = 'black')
lines(x = NiCaddf9$PktsSize, y = NiCaddf9$DrainTime, type = 'l', col = 'brown')
lines(x = NiCaddf1$PktsSize, y = NiCaddf1$DrainTime, type = 'l', col = 'gold')
legend("topright", weights, cex=0.8, col=graph_cols, lwd=2);
dev.off()
pdf("LiIonBATnonl.pdf")
LiIondf <- df[df$BatType == 5,]
LiIondf1 <- LiIondf[LiIondf$Weight < 0.0000002, ]
LiIondf2 <- LiIondf[LiIondf$Weight < 0.0000003 & LiIondf$Weight > 0.0000002, ]
LiIondf3 <- LiIondf[LiIondf$Weight == 0.0000003, ]
LiIondf4 <- LiIondf[LiIondf$Weight < 0.00000049 & LiIondf$Weight >0.0000003 , ]
LiIondf5 <- LiIondf[LiIondf$Weight == 0.0000005, ]
LiIondf6 <- LiIondf[LiIondf$Weight == 0.0000006, ]
LiIondf7 <- LiIondf[LiIondf$Weight < 0.0000008 & LiIondf$Weight > 0.0000007, ]
LiIondf8 <- LiIondf[LiIondf$Weight < 0.0000009 & LiIondf$Weight > 0.0000008, ]
LiIondf9 <- LiIondf[LiIondf$Weight < 0.000001 & LiIondf$Weight > 0.0000009, ]
LiIondf10 <- LiIondf[LiIondf$Weight == 0.000001, ]
plot(x = LiIondf10$PktsSize, y = LiIondf10$DrainTime, main = "Lithium Ion Batteries",xlab = "Packet Size(lg(bytes))", ylab = "Number of Packets Received", type = 'l', col = 'blue')
lines(x = LiIondf2$PktsSize, y = LiIondf2$DrainTime, type = 'l', col = 'red')
lines(x = LiIondf3$PktsSize, y = LiIondf3$DrainTime, type = 'l', col = 'green')
lines(x = LiIondf4$PktsSize, y = LiIondf4$DrainTime, type = 'l', col = 'orange')
lines(x = LiIondf5$PktsSize, y = LiIondf5$DrainTime, type = 'l', col = 'yellow')
lines(x = LiIondf6$PktsSize, y = LiIondf6$DrainTime, type = 'l', col = 'purple')
lines(x = LiIondf7$PktsSize, y = LiIondf7$DrainTime, type = 'l', col = 'pink')
lines(x = LiIondf8$PktsSize, y = LiIondf8$DrainTime, type = 'l', col = 'black')
lines(x = LiIondf9$PktsSize, y = LiIondf9$DrainTime, type = 'l', col = 'brown')
lines(x = LiIondf1$PktsSize, y = LiIondf1$DrainTime, type = 'l', col = 'gold')
legend("topright", weights, cex=0.8, col=graph_cols, lwd=2);
dev.off()

pdf("LDADFBATpktnonl.pdf")
clmns <- c("BatType","Weight","Energy","DrainTime","PktsSent","PktsSize")
df <- read.table("../../Data/PCwithVB.csv", header = FALSE, quote = "\"", sep = ",", col.names=clmns)
LeadAciddf <- df[df$BatType == 0,]
graph_cols <- c('blue','red', 'green', 'orange', 'yellow', 'purple', 'pink', 'black', 'brown','gold')
LDAdf1 <- LeadAciddf[LeadAciddf$Weight < 0.0000002, ]
LDAdf2 <- LeadAciddf[LeadAciddf$Weight < 0.0000003 & LeadAciddf$Weight > 0.0000002, ]
LDAdf3 <- LeadAciddf[LeadAciddf$Weight == 0.0000003, ]
LDAdf4 <- LeadAciddf[LeadAciddf$Weight < 0.00000049 & LeadAciddf$Weight >0.0000003 , ]
LDAdf5 <- LeadAciddf[LeadAciddf$Weight == 0.0000005, ]
LDAdf6 <- LeadAciddf[LeadAciddf$Weight == 0.0000006, ]
LDAdf7 <- LeadAciddf[LeadAciddf$Weight < 0.0000008 & LeadAciddf$Weight > 0.0000007, ]
LDAdf8 <- LeadAciddf[LeadAciddf$Weight < 0.0000009 & LeadAciddf$Weight > 0.0000008, ]
LDAdf9 <- LeadAciddf[LeadAciddf$Weight < 0.000001 & LeadAciddf$Weight > 0.0000009, ]
LDAdf10 <- LeadAciddf[LeadAciddf$Weight == 0.000001, ]
plot(x = LDAdf10$PktsSize, y = LDAdf10$PktsSent, main = "Lead-Acid Batteries",xlab = "Packet Size(lg(bytes))", ylab = "Number of Packets Received", type = 'l', col = 'blue')
lines(x = LDAdf2$PktsSize, y = LDAdf2$PktsSent, type = 'l', col = 'red')
lines(x = LDAdf3$PktsSize, y = LDAdf3$PktsSent, type = 'l', col = 'green')
lines(x = LDAdf4$PktsSize, y = LDAdf4$PktsSent, type = 'l', col = 'orange')
lines(x = LDAdf5$PktsSize, y = LDAdf5$PktsSent, type = 'l', col = 'yellow')
lines(x = LDAdf6$PktsSize, y = LDAdf6$PktsSent, type = 'l', col = 'purple')
lines(x = LDAdf7$PktsSize, y = LDAdf7$PktsSent, type = 'l', col = 'pink')
lines(x = LDAdf8$PktsSize, y = LDAdf8$PktsSent, type = 'l', col = 'black')
lines(x = LDAdf9$PktsSize, y = LDAdf9$PktsSent, type = 'l', col = 'brown')
lines(x = LDAdf1$PktsSize, y = LDAdf1$PktsSent, type = 'l', col = 'gold')
weights = c('0.1mg', '0.2mg', '0.3mg','0.4mg', '0.5mg', '0.6mg', '0.7mg','0.8mg', '0.9mg', '1mg')
legend("topright", weights, cex=0.8, col=graph_cols, lwd=2);
dev.off()
pdf("ALLiBATpktnonl.pdf")
ALLidf <- df[df$BatType == 1,]
ALLidf1 <- ALLidf[ALLidf$Weight < 0.0000002, ]
ALLidf2 <- ALLidf[ALLidf$Weight < 0.0000003 & ALLidf$Weight > 0.0000002, ]
ALLidf3 <- ALLidf[ALLidf$Weight == 0.0000003, ]
ALLidf4 <- ALLidf[ALLidf$Weight < 0.00000049 & ALLidf$Weight >0.0000003 , ]
ALLidf5 <- ALLidf[ALLidf$Weight == 0.0000005, ]
ALLidf6 <- ALLidf[ALLidf$Weight == 0.0000006, ]
ALLidf7 <- ALLidf[ALLidf$Weight < 0.0000008 & ALLidf$Weight > 0.0000007, ]
ALLidf8 <- ALLidf[ALLidf$Weight < 0.0000009 & ALLidf$Weight > 0.0000008, ]
ALLidf9 <- ALLidf[ALLidf$Weight < 0.000001 & ALLidf$Weight > 0.0000009, ]
ALLidf10 <- ALLidf[ALLidf$Weight == 0.000001, ]
plot(x = ALLidf10$PktsSize, y = ALLidf10$PktsSent, main = "Alkaline Long-Life Batteries",xlab = "Packet Size(lg(bytes))", ylab = "Number of Packets Received", type = 'l', col = 'blue')
lines(x = ALLidf2$PktsSize, y = ALLidf2$PktsSent, type = 'l', col = 'red')
lines(x = ALLidf3$PktsSize, y = ALLidf3$PktsSent, type = 'l', col = 'green')
lines(x = ALLidf4$PktsSize, y = ALLidf4$PktsSent, type = 'l', col = 'orange')
lines(x = ALLidf5$PktsSize, y = ALLidf5$PktsSent, type = 'l', col = 'yellow')
lines(x = ALLidf6$PktsSize, y = ALLidf6$PktsSent, type = 'l', col = 'purple')
lines(x = ALLidf7$PktsSize, y = ALLidf7$PktsSent, type = 'l', col = 'pink')
lines(x = ALLidf8$PktsSize, y = ALLidf8$PktsSent, type = 'l', col = 'black')
lines(x = ALLidf9$PktsSize, y = ALLidf9$PktsSent, type = 'l', col = 'brown')
lines(x = ALLidf1$PktsSize, y = ALLidf1$PktsSent, type = 'l', col = 'gold')
legend("topright", weights, cex=0.8, col=graph_cols, lwd=2);
dev.off()
pdf("CZBATpktnonl.pdf")
CZdf <- df[df$BatType == 2,]
CZdf1 <- CZdf[CZdf$Weight < 0.0000002, ]
CZdf2 <- CZdf[CZdf$Weight < 0.0000003 & CZdf$Weight > 0.0000002, ]
CZdf3 <- CZdf[CZdf$Weight == 0.0000003, ]
CZdf4 <- CZdf[CZdf$Weight < 0.00000049 & CZdf$Weight >0.0000003 , ]
CZdf5 <- CZdf[CZdf$Weight == 0.0000005, ]
CZdf6 <- CZdf[CZdf$Weight == 0.0000006, ]
CZdf7 <- CZdf[CZdf$Weight < 0.0000008 & CZdf$Weight > 0.0000007, ]
CZdf8 <- CZdf[CZdf$Weight < 0.0000009 & CZdf$Weight > 0.0000008, ]
CZdf9 <- CZdf[CZdf$Weight < 0.000001 & CZdf$Weight > 0.0000009, ]
CZdf10 <- CZdf[CZdf$Weight == 0.000001, ]
plot(x = CZdf10$PktsSize, y = CZdf10$PktsSent, main = "Carbon-Zinc Batteries",xlab = "Packet Size(lg(bytes))", ylab = "Number of Packets Received", type = 'l', col = 'blue')
lines(x = CZdf2$PktsSize, y = CZdf2$PktsSent, type = 'l', col = 'red')
lines(x = CZdf3$PktsSize, y = CZdf3$PktsSent, type = 'l', col = 'green')
lines(x = CZdf4$PktsSize, y = CZdf4$PktsSent, type = 'l', col = 'orange')
lines(x = CZdf5$PktsSize, y = CZdf5$PktsSent, type = 'l', col = 'yellow')
lines(x = CZdf6$PktsSize, y = CZdf6$PktsSent, type = 'l', col = 'purple')
lines(x = CZdf7$PktsSize, y = CZdf7$PktsSent, type = 'l', col = 'pink')
lines(x = CZdf8$PktsSize, y = CZdf8$PktsSent, type = 'l', col = 'black')
lines(x = CZdf9$PktsSize, y = CZdf9$PktsSent, type = 'l', col = 'brown')
lines(x = CZdf1$PktsSize, y = CZdf1$PktsSent, type = 'l', col = 'gold')
legend("topright", weights, cex=0.8, col=graph_cols, lwd=2);
dev.off()
pdf("NiMHBATpktnonl.pdf")
NiMHdf <- df[df$BatType == 3,]
NiMHdf1 <- NiMHdf[NiMHdf$Weight < 0.0000002, ]
NiMHdf2 <- NiMHdf[NiMHdf$Weight < 0.0000003 & NiMHdf$Weight > 0.0000002, ]
NiMHdf3 <- NiMHdf[NiMHdf$Weight == 0.0000003, ]
NiMHdf4 <- NiMHdf[NiMHdf$Weight < 0.00000049 & NiMHdf$Weight >0.0000003 , ]
NiMHdf5 <- NiMHdf[NiMHdf$Weight == 0.0000005, ]
NiMHdf6 <- NiMHdf[NiMHdf$Weight == 0.0000006, ]
NiMHdf7 <- NiMHdf[NiMHdf$Weight < 0.0000008 & NiMHdf$Weight > 0.0000007, ]
NiMHdf8 <- NiMHdf[NiMHdf$Weight < 0.0000009 & NiMHdf$Weight > 0.0000008, ]
NiMHdf9 <- NiMHdf[NiMHdf$Weight < 0.000001 & NiMHdf$Weight > 0.0000009, ]
NiMHdf10 <- NiMHdf[NiMHdf$Weight == 0.000001, ]
plot(x = NiMHdf10$PktsSize, y = NiMHdf10$PktsSent, main = "NiMH Batteries",xlab = "Packet Size(lg(bytes))", ylab = "Number of Packets Received", type = 'l', col = 'blue')
lines(x = NiMHdf2$PktsSize, y = NiMHdf2$PktsSent, type = 'l', col = 'red')
lines(x = NiMHdf3$PktsSize, y = NiMHdf3$PktsSent, type = 'l', col = 'green')
lines(x = NiMHdf4$PktsSize, y = NiMHdf4$PktsSent, type = 'l', col = 'orange')
lines(x = NiMHdf5$PktsSize, y = NiMHdf5$PktsSent, type = 'l', col = 'yellow')
lines(x = NiMHdf6$PktsSize, y = NiMHdf6$PktsSent, type = 'l', col = 'purple')
lines(x = NiMHdf7$PktsSize, y = NiMHdf7$PktsSent, type = 'l', col = 'pink')
lines(x = NiMHdf8$PktsSize, y = NiMHdf8$PktsSent, type = 'l', col = 'black')
lines(x = NiMHdf9$PktsSize, y = NiMHdf9$PktsSent, type = 'l', col = 'brown')
lines(x = NiMHdf1$PktsSize, y = NiMHdf1$PktsSent, type = 'l', col = 'gold')
legend("topright", weights, cex=0.8, col=graph_cols, lwd=2);
dev.off()
pdf("NiCadBATpktnonl.pdf")
NiCaddf <- df[df$BatType == 4,]
NiCaddf1 <- NiCaddf[NiCaddf$Weight < 0.0000002, ]
NiCaddf2 <- NiCaddf[NiCaddf$Weight < 0.0000003 & NiCaddf$Weight > 0.0000002, ]
NiCaddf3 <- NiCaddf[NiCaddf$Weight == 0.0000003, ]
NiCaddf4 <- NiCaddf[NiCaddf$Weight < 0.00000049 & NiCaddf$Weight >0.0000003 , ]
NiCaddf5 <- NiCaddf[NiCaddf$Weight == 0.0000005, ]
NiCaddf6 <- NiCaddf[NiCaddf$Weight == 0.0000006, ]
NiCaddf7 <- NiCaddf[NiCaddf$Weight < 0.0000008 & NiCaddf$Weight > 0.0000007, ]
NiCaddf8 <- NiCaddf[NiCaddf$Weight < 0.0000009 & NiCaddf$Weight > 0.0000008, ]
NiCaddf9 <- NiCaddf[NiCaddf$Weight < 0.000001 & NiCaddf$Weight > 0.0000009, ]
NiCaddf10 <- NiCaddf[NiCaddf$Weight == 0.000001, ]
plot(x = NiCaddf10$PktsSize, y = NiCaddf10$PktsSent, main = "NiCad Batteries",xlab = "Packet Size(lg(bytes))", ylab = "Number of Packets Received", type = 'l', col = 'blue')
lines(x = NiCaddf2$PktsSize, y = NiCaddf2$PktsSent, type = 'l', col = 'red')
lines(x = NiCaddf3$PktsSize, y = NiCaddf3$PktsSent, type = 'l', col = 'green')
lines(x = NiCaddf4$PktsSize, y = NiCaddf4$PktsSent, type = 'l', col = 'orange')
lines(x = NiCaddf5$PktsSize, y = NiCaddf5$PktsSent, type = 'l', col = 'yellow')
lines(x = NiCaddf6$PktsSize, y = NiCaddf6$PktsSent, type = 'l', col = 'purple')
lines(x = NiCaddf7$PktsSize, y = NiCaddf7$PktsSent, type = 'l', col = 'pink')
lines(x = NiCaddf8$PktsSize, y = NiCaddf8$PktsSent, type = 'l', col = 'black')
lines(x = NiCaddf9$PktsSize, y = NiCaddf9$PktsSent, type = 'l', col = 'brown')
lines(x = NiCaddf1$PktsSize, y = NiCaddf1$PktsSent, type = 'l', col = 'gold')
legend("topright", weights, cex=0.8, col=graph_cols, lwd=2);
dev.off()
pdf("LiIonBATpktnonl.pdf")
LiIondf <- df[df$BatType == 5,]
LiIondf1 <- LiIondf[LiIondf$Weight < 0.0000002, ]
LiIondf2 <- LiIondf[LiIondf$Weight < 0.0000003 & LiIondf$Weight > 0.0000002, ]
LiIondf3 <- LiIondf[LiIondf$Weight == 0.0000003, ]
LiIondf4 <- LiIondf[LiIondf$Weight < 0.00000049 & LiIondf$Weight >0.0000003 , ]
LiIondf5 <- LiIondf[LiIondf$Weight == 0.0000005, ]
LiIondf6 <- LiIondf[LiIondf$Weight == 0.0000006, ]
LiIondf7 <- LiIondf[LiIondf$Weight < 0.0000008 & LiIondf$Weight > 0.0000007, ]
LiIondf8 <- LiIondf[LiIondf$Weight < 0.0000009 & LiIondf$Weight > 0.0000008, ]
LiIondf9 <- LiIondf[LiIondf$Weight < 0.000001 & LiIondf$Weight > 0.0000009, ]
LiIondf10 <- LiIondf[LiIondf$Weight == 0.000001, ]
plot(x = LiIondf10$PktsSize, y = LiIondf10$PktsSent, main = "Lithium Ion Batteries",xlab = "Packet Size(lg(bytes))", ylab = "Number of Packets Received", type = 'l', col = 'blue')
lines(x = LiIondf2$PktsSize, y = LiIondf2$PktsSent, type = 'l', col = 'red')
lines(x = LiIondf3$PktsSize, y = LiIondf3$PktsSent, type = 'l', col = 'green')
lines(x = LiIondf4$PktsSize, y = LiIondf4$PktsSent, type = 'l', col = 'orange')
lines(x = LiIondf5$PktsSize, y = LiIondf5$PktsSent, type = 'l', col = 'yellow')
lines(x = LiIondf6$PktsSize, y = LiIondf6$PktsSent, type = 'l', col = 'purple')
lines(x = LiIondf7$PktsSize, y = LiIondf7$PktsSent, type = 'l', col = 'pink')
lines(x = LiIondf8$PktsSize, y = LiIondf8$PktsSent, type = 'l', col = 'black')
lines(x = LiIondf9$PktsSize, y = LiIondf9$PktsSent, type = 'l', col = 'brown')
lines(x = LiIondf1$PktsSize, y = LiIondf1$PktsSent, type = 'l', col = 'gold')
legend("topright", weights, cex=0.8, col=graph_cols, lwd=2);
dev.off()
